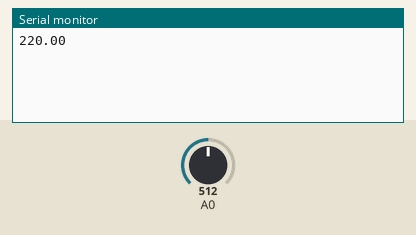
This sketch was run on a simulated Arduino Uno, built with avr-gcc and run on an emulated ATmega328P. Shown: the last lines printed to the serial monitor. Inputs (shaded band) come from the test bench; at power-on: A0 = 512.

Above: at 3.8 s.
3.9 s: A0 set to 0
At 10.2 s:
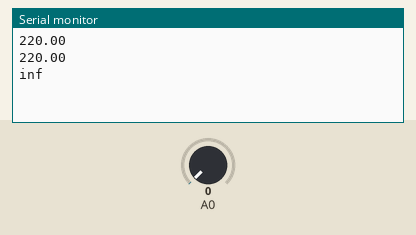
10.5 s: A0 set to 122
At 12.6 s:
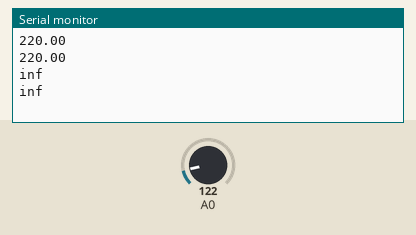

The sketch:

resistance.ino
```cpp
//Declarations
int V_out_q=0;
//V_out_q is the quantized voltage
float V_in = 5,V_out;
//V_in = V_cc
float R1=220,R2;
//R1 is known resistance
//R2 is unknown resistance

void setup()
{
//Get the result onto the serial monitor
  Serial.begin(9600);
}

void loop()
{
//V_0ut_q is an integer between 0 to 1023
V_out_q=analogRead(0);//reading from A0

//V_out is the actual voltage at the junction of R1 and R2
V_out = V_in*V_out_q/1024;

R2 = R1*((V_in)/(V_out)-1.0);
delay(3000);
Serial.println(R2);
}
```

Measured:
- after the input at 3.9 s, the serial monitor: prints a new line after 5.1 s (image 1)
